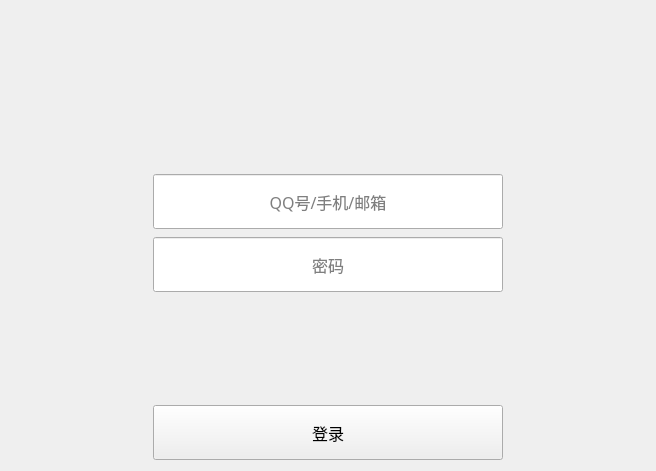
<?xml version="1.0" encoding="UTF-8"?>
<ui version="4.0">
 <class>LoginWidget</class>
 <widget class="QWidget" name="LoginWidget">
  <property name="geometry">
   <rect>
    <x>0</x>
    <y>0</y>
    <width>656</width>
    <height>471</height>
   </rect>
  </property>
  <property name="windowTitle">
   <string>LoginWidget</string>
  </property>
  <layout class="QGridLayout" name="gridLayout">
   <item row="0" column="0">
    <layout class="QVBoxLayout" name="verticalLayout_2" stretch="8,8,1,2">
     <property name="spacing">
      <number>12</number>
     </property>
     <item>
      <layout class="QHBoxLayout" name="horizontalLayout_3">
       <item>
        <spacer name="horizontalSpacer">
         <property name="orientation">
          <enum>Qt::Horizontal</enum>
         </property>
         <property name="sizeHint" stdset="0">
          <size>
           <width>40</width>
           <height>20</height>
          </size>
         </property>
        </spacer>
       </item>
       <item>
        <widget class="QLabel" name="label_Avantar">
         <property name="minimumSize">
          <size>
           <width>140</width>
           <height>140</height>
          </size>
         </property>
         <property name="maximumSize">
          <size>
           <width>140</width>
           <height>140</height>
          </size>
         </property>
         <property name="styleSheet">
          <string notr="true"/>
         </property>
         <property name="text">
          <string/>
         </property>
        </widget>
       </item>
       <item>
        <spacer name="horizontalSpacer_2">
         <property name="orientation">
          <enum>Qt::Horizontal</enum>
         </property>
         <property name="sizeHint" stdset="0">
          <size>
           <width>40</width>
           <height>20</height>
          </size>
         </property>
        </spacer>
       </item>
      </layout>
     </item>
     <item>
      <layout class="QVBoxLayout" name="verticalLayout">
       <property name="spacing">
        <number>8</number>
       </property>
       <property name="topMargin">
        <number>11</number>
       </property>
       <item>
        <layout class="QHBoxLayout" name="horizontalLayout">
         <item>
          <widget class="QLineEdit" name="usrname">
           <property name="minimumSize">
            <size>
             <width>350</width>
             <height>55</height>
            </size>
           </property>
           <property name="maximumSize">
            <size>
             <width>350</width>
             <height>55</height>
            </size>
           </property>
           <property name="font">
            <font>
             <family>微软雅黑</family>
             <pointsize>12</pointsize>
             <weight>50</weight>
             <bold>false</bold>
            </font>
           </property>
           <property name="text">
            <string/>
           </property>
           <property name="alignment">
            <set>Qt::AlignCenter</set>
           </property>
           <property name="placeholderText">
            <string>QQ号/手机/邮箱</string>
           </property>
          </widget>
         </item>
        </layout>
       </item>
       <item>
        <layout class="QHBoxLayout" name="horizontalLayout_2">
         <item>
          <widget class="QLineEdit" name="password">
           <property name="minimumSize">
            <size>
             <width>350</width>
             <height>55</height>
            </size>
           </property>
           <property name="maximumSize">
            <size>
             <width>350</width>
             <height>55</height>
            </size>
           </property>
           <property name="font">
            <font>
             <family>微软雅黑</family>
             <pointsize>12</pointsize>
             <weight>50</weight>
             <bold>false</bold>
            </font>
           </property>
           <property name="echoMode">
            <enum>QLineEdit::Password</enum>
           </property>
           <property name="alignment">
            <set>Qt::AlignCenter</set>
           </property>
           <property name="placeholderText">
            <string>密码</string>
           </property>
          </widget>
         </item>
        </layout>
       </item>
      </layout>
     </item>
     <item>
      <spacer name="verticalSpacer">
       <property name="orientation">
        <enum>Qt::Vertical</enum>
       </property>
       <property name="sizeHint" stdset="0">
        <size>
         <width>20</width>
         <height>40</height>
        </size>
       </property>
      </spacer>
     </item>
     <item>
      <layout class="QHBoxLayout" name="horizontalLayout_4">
       <item>
        <spacer name="horizontalSpacer_3">
         <property name="orientation">
          <enum>Qt::Horizontal</enum>
         </property>
         <property name="sizeHint" stdset="0">
          <size>
           <width>40</width>
           <height>20</height>
          </size>
         </property>
        </spacer>
       </item>
       <item>
        <widget class="QPushButton" name="LoginBtn">
         <property name="minimumSize">
          <size>
           <width>350</width>
           <height>55</height>
          </size>
         </property>
         <property name="maximumSize">
          <size>
           <width>350</width>
           <height>55</height>
          </size>
         </property>
         <property name="font">
          <font>
           <family>微软雅黑</family>
           <pointsize>12</pointsize>
          </font>
         </property>
         <property name="text">
          <string>登录</string>
         </property>
        </widget>
       </item>
       <item>
        <spacer name="horizontalSpacer_4">
         <property name="orientation">
          <enum>Qt::Horizontal</enum>
         </property>
         <property name="sizeHint" stdset="0">
          <size>
           <width>40</width>
           <height>20</height>
          </size>
         </property>
        </spacer>
       </item>
      </layout>
     </item>
    </layout>
   </item>
  </layout>
 </widget>
 <layoutdefault spacing="6" margin="11"/>
 <resources/>
 <connections/>
</ui>
